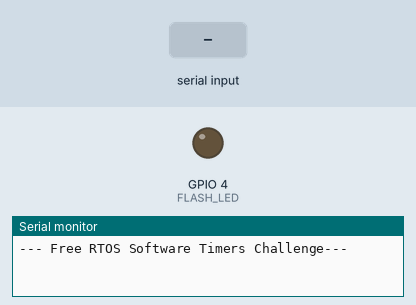
A sketch run on a simulated ESP32. Parts: output pins drawn as LEDs (lit = HIGH), the last lines printed to the serial monitor. Inputs (shaded band) come from the test bench.

Above: at 1.8 s.
1.9 s: "1" received over Serial
At 3.9 s:
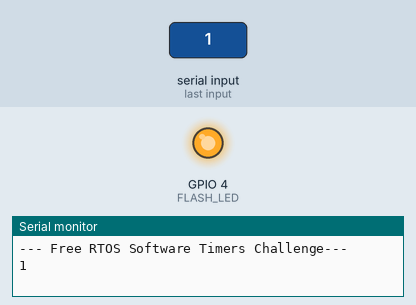
Timing chart, 0 to 9.4 s (numbered marks = the images above; inputs shaded):
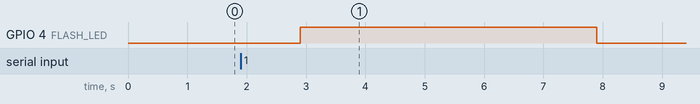

Measured:
- after the input at 1.9 s, GPIO 4 (FLASH_LED): LOW → HIGH after 1.0 s, → LOW 5.0 s later

The sketch:

LCD_BACKLIGHT_SIMULATOR.ino
```cpp
/*
   Free RTOS Challenge

   Mimic a backlight LED for an LCD Screen

   Echo any Serial Input back to the Serial
   terminal, if an input is received in the
   Serial terminal keep the LED off but it
   the Serial terminal is inactive for more
   than five seconds turn off the LED
*/

// Use only core 1 for demo purposes
#if CONFIG_FREERTOS_UNICORE
static const BaseType_t app_cpu = 0;
#else
static const BaseType_t app_cpu = 1;
#endif

// Globals
static TimerHandle_t one_shot_timer = NULL;

const int FLASH_LED = 4;

void turn_off_led(TimerHandle_t xTimer) {
  digitalWrite(FLASH_LED, 0);
}
void SerialEcho(void *parameters) {

  while (1) {
    String echo = Serial.readString();
    if (echo.length() > 0) {
      Serial.println(echo);
      digitalWrite(FLASH_LED, 1); // turn on led
      xTimerStart(one_shot_timer, portMAX_DELAY); // start timer
    }
  }
}
void setup() {
  // put your setup code here, to run once:
  Serial.begin(115200);
  pinMode(FLASH_LED, OUTPUT);
  digitalWrite(FLASH_LED, 0); // turn off led
  vTaskDelay(1000 / portTICK_PERIOD_MS);
  Serial.println("\n--- Free RTOS Software Timers Challenge---");

  // create tasks
  xTaskCreatePinnedToCore(SerialEcho,
                          "SerialEcho",
                          1024,
                          NULL,
                          1,
                          NULL,
                          app_cpu);

  // Create a one-shot timer
  one_shot_timer = xTimerCreate(
                     "One-shot timer",           // Name of timer
                     5000 / portTICK_PERIOD_MS,  // Period of timer (in ticks)
                     pdFALSE,                    // Auto-reload,(when the timer expires it should not restart)
                     (void *)0,                  // Timer ID
                     turn_off_led);           // Callback function (function to call when timer has expired

  // Delete "setup and loop" task
  vTaskDelete(NULL);
}

void loop() {
  // put your main code here, to run repeatedly:

}
```
